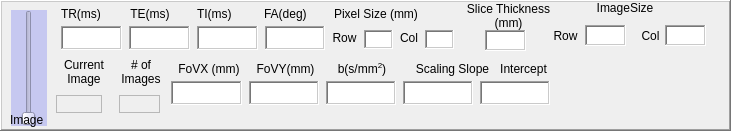
     <widget class="QFrame" name="frmImageParameters">
      <property name="geometry">
       <rect>
        <x>-5</x>
        <y>725</y>
        <width>731</width>
        <height>131</height>
       </rect>
      </property>
      <property name="autoFillBackground">
       <bool>true</bool>
      </property>
      <property name="frameShape">
       <enum>QFrame::WinPanel</enum>
      </property>
      <property name="frameShadow">
       <enum>QFrame::Raised</enum>
      </property>
      <widget class="QSlider" name="vsImage">
       <property name="geometry">
        <rect>
         <x>11</x>
         <y>10</y>
         <width>36</width>
         <height>116</height>
        </rect>
       </property>
       <property name="palette">
        <palette>
         <active>
          <colorrole role="WindowText">
           <brush brushstyle="SolidPattern">
            <color alpha="255">
             <red>0</red>
             <green>0</green>
             <blue>0</blue>
            </color>
           </brush>
          </colorrole>
          <colorrole role="Button">
           <brush brushstyle="SolidPattern">
            <color alpha="255">
             <red>198</red>
             <green>200</green>
             <blue>240</blue>
            </color>
           </brush>
          </colorrole>
          <colorrole role="Light">
           <brush brushstyle="SolidPattern">
            <color alpha="255">
             <red>255</red>
             <green>255</green>
             <blue>255</blue>
            </color>
           </brush>
          </colorrole>
          <colorrole role="Midlight">
           <brush brushstyle="SolidPattern">
            <color alpha="255">
             <red>226</red>
             <green>227</green>
             <blue>247</blue>
            </color>
           </brush>
          </colorrole>
          <colorrole role="Dark">
           <brush brushstyle="SolidPattern">
            <color alpha="255">
             <red>99</red>
             <green>100</green>
             <blue>120</blue>
            </color>
           </brush>
          </colorrole>
          <colorrole role="Mid">
           <brush brushstyle="SolidPattern">
            <color alpha="255">
             <red>132</red>
             <green>133</green>
             <blue>160</blue>
            </color>
           </brush>
          </colorrole>
          <colorrole role="Text">
           <brush brushstyle="SolidPattern">
            <color alpha="255">
             <red>0</red>
             <green>0</green>
             <blue>0</blue>
            </color>
           </brush>
          </colorrole>
          <colorrole role="BrightText">
           <brush brushstyle="SolidPattern">
            <color alpha="255">
             <red>255</red>
             <green>255</green>
             <blue>255</blue>
            </color>
           </brush>
          </colorrole>
          <colorrole role="ButtonText">
           <brush brushstyle="SolidPattern">
            <color alpha="255">
             <red>0</red>
             <green>0</green>
             <blue>0</blue>
            </color>
           </brush>
          </colorrole>
          <colorrole role="Base">
           <brush brushstyle="SolidPattern">
            <color alpha="255">
             <red>255</red>
             <green>255</green>
             <blue>255</blue>
            </color>
           </brush>
          </colorrole>
          <colorrole role="Window">
           <brush brushstyle="SolidPattern">
            <color alpha="255">
             <red>198</red>
             <green>200</green>
             <blue>240</blue>
            </color>
           </brush>
          </colorrole>
          <colorrole role="Shadow">
           <brush brushstyle="SolidPattern">
            <color alpha="255">
             <red>0</red>
             <green>0</green>
             <blue>0</blue>
            </color>
           </brush>
          </colorrole>
          <colorrole role="AlternateBase">
           <brush brushstyle="SolidPattern">
            <color alpha="255">
             <red>226</red>
             <green>227</green>
             <blue>247</blue>
            </color>
           </brush>
          </colorrole>
          <colorrole role="ToolTipBase">
           <brush brushstyle="SolidPattern">
            <color alpha="255">
             <red>255</red>
             <green>255</green>
             <blue>220</blue>
            </color>
           </brush>
          </colorrole>
          <colorrole role="ToolTipText">
           <brush brushstyle="SolidPattern">
            <color alpha="255">
             <red>0</red>
             <green>0</green>
             <blue>0</blue>
            </color>
           </brush>
          </colorrole>
         </active>
         <inactive>
          <colorrole role="WindowText">
           <brush brushstyle="SolidPattern">
            <color alpha="255">
             <red>0</red>
             <green>0</green>
             <blue>0</blue>
            </color>
           </brush>
          </colorrole>
          <colorrole role="Button">
           <brush brushstyle="SolidPattern">
            <color alpha="255">
             <red>198</red>
             <green>200</green>
             <blue>240</blue>
            </color>
           </brush>
          </colorrole>
          <colorrole role="Light">
           <brush brushstyle="SolidPattern">
            <color alpha="255">
             <red>255</red>
             <green>255</green>
             <blue>255</blue>
            </color>
           </brush>
          </colorrole>
          <colorrole role="Midlight">
           <brush brushstyle="SolidPattern">
            <color alpha="255">
             <red>226</red>
             <green>227</green>
             <blue>247</blue>
            </color>
           </brush>
          </colorrole>
          <colorrole role="Dark">
           <brush brushstyle="SolidPattern">
            <color alpha="255">
             <red>99</red>
             <green>100</green>
             <blue>120</blue>
            </color>
           </brush>
          </colorrole>
          <colorrole role="Mid">
           <brush brushstyle="SolidPattern">
            <color alpha="255">
             <red>132</red>
             <green>133</green>
             <blue>160</blue>
            </color>
           </brush>
          </colorrole>
          <colorrole role="Text">
           <brush brushstyle="SolidPattern">
            <color alpha="255">
             <red>0</red>
             <green>0</green>
             <blue>0</blue>
            </color>
           </brush>
          </colorrole>
          <colorrole role="BrightText">
           <brush brushstyle="SolidPattern">
            <color alpha="255">
             <red>255</red>
             <green>255</green>
             <blue>255</blue>
            </color>
           </brush>
          </colorrole>
          <colorrole role="ButtonText">
           <brush brushstyle="SolidPattern">
            <color alpha="255">
             <red>0</red>
             <green>0</green>
             <blue>0</blue>
            </color>
           </brush>
          </colorrole>
          <colorrole role="Base">
           <brush brushstyle="SolidPattern">
            <color alpha="255">
             <red>255</red>
             <green>255</green>
             <blue>255</blue>
            </color>
           </brush>
          </colorrole>
          <colorrole role="Window">
           <brush brushstyle="SolidPattern">
            <color alpha="255">
             <red>198</red>
             <green>200</green>
             <blue>240</blue>
            </color>
           </brush>
          </colorrole>
          <colorrole role="Shadow">
           <brush brushstyle="SolidPattern">
            <color alpha="255">
             <red>0</red>
             <green>0</green>
             <blue>0</blue>
            </color>
           </brush>
          </colorrole>
          <colorrole role="AlternateBase">
           <brush brushstyle="SolidPattern">
            <color alpha="255">
             <red>226</red>
             <green>227</green>
             <blue>247</blue>
            </color>
           </brush>
          </colorrole>
          <colorrole role="ToolTipBase">
           <brush brushstyle="SolidPattern">
            <color alpha="255">
             <red>255</red>
             <green>255</green>
             <blue>220</blue>
            </color>
           </brush>
          </colorrole>
          <colorrole role="ToolTipText">
           <brush brushstyle="SolidPattern">
            <color alpha="255">
             <red>0</red>
             <green>0</green>
             <blue>0</blue>
            </color>
           </brush>
          </colorrole>
         </inactive>
         <disabled>
          <colorrole role="WindowText">
           <brush brushstyle="SolidPattern">
            <color alpha="255">
             <red>99</red>
             <green>100</green>
             <blue>120</blue>
            </color>
           </brush>
          </colorrole>
          <colorrole role="Button">
           <brush brushstyle="SolidPattern">
            <color alpha="255">
             <red>198</red>
             <green>200</green>
             <blue>240</blue>
            </color>
           </brush>
          </colorrole>
          <colorrole role="Light">
           <brush brushstyle="SolidPattern">
            <color alpha="255">
             <red>255</red>
             <green>255</green>
             <blue>255</blue>
            </color>
           </brush>
          </colorrole>
          <colorrole role="Midlight">
           <brush brushstyle="SolidPattern">
            <color alpha="255">
             <red>226</red>
             <green>227</green>
             <blue>247</blue>
            </color>
           </brush>
          </colorrole>
          <colorrole role="Dark">
           <brush brushstyle="SolidPattern">
            <color alpha="255">
             <red>99</red>
             <green>100</green>
             <blue>120</blue>
            </color>
           </brush>
          </colorrole>
          <colorrole role="Mid">
           <brush brushstyle="SolidPattern">
            <color alpha="255">
             <red>132</red>
             <green>133</green>
             <blue>160</blue>
            </color>
           </brush>
          </colorrole>
          <colorrole role="Text">
           <brush brushstyle="SolidPattern">
            <color alpha="255">
             <red>99</red>
             <green>100</green>
             <blue>120</blue>
            </color>
           </brush>
          </colorrole>
          <colorrole role="BrightText">
           <brush brushstyle="SolidPattern">
            <color alpha="255">
             <red>255</red>
             <green>255</green>
             <blue>255</blue>
            </color>
           </brush>
          </colorrole>
          <colorrole role="ButtonText">
           <brush brushstyle="SolidPattern">
            <color alpha="255">
             <red>99</red>
             <green>100</green>
             <blue>120</blue>
            </color>
           </brush>
          </colorrole>
          <colorrole role="Base">
           <brush brushstyle="SolidPattern">
            <color alpha="255">
             <red>198</red>
             <green>200</green>
             <blue>240</blue>
            </color>
           </brush>
          </colorrole>
          <colorrole role="Window">
           <brush brushstyle="SolidPattern">
            <color alpha="255">
             <red>198</red>
             <green>200</green>
             <blue>240</blue>
            </color>
           </brush>
          </colorrole>
          <colorrole role="Shadow">
           <brush brushstyle="SolidPattern">
            <color alpha="255">
             <red>0</red>
             <green>0</green>
             <blue>0</blue>
            </color>
           </brush>
          </colorrole>
          <colorrole role="AlternateBase">
           <brush brushstyle="SolidPattern">
            <color alpha="255">
             <red>198</red>
             <green>200</green>
             <blue>240</blue>
            </color>
           </brush>
          </colorrole>
          <colorrole role="ToolTipBase">
           <brush brushstyle="SolidPattern">
            <color alpha="255">
             <red>255</red>
             <green>255</green>
             <blue>220</blue>
            </color>
           </brush>
          </colorrole>
          <colorrole role="ToolTipText">
           <brush brushstyle="SolidPattern">
            <color alpha="255">
             <red>0</red>
             <green>0</green>
             <blue>0</blue>
            </color>
           </brush>
          </colorrole>
         </disabled>
        </palette>
       </property>
       <property name="autoFillBackground">
        <bool>true</bool>
       </property>
       <property name="minimum">
        <number>1</number>
       </property>
       <property name="pageStep">
        <number>1</number>
       </property>
       <property name="orientation">
        <enum>Qt::Vertical</enum>
       </property>
       <property name="invertedAppearance">
        <bool>false</bool>
       </property>
       <property name="tickPosition">
        <enum>QSlider::NoTicks</enum>
       </property>
      </widget>
      <widget class="QTextEdit" name="lblSliceThickness">
       <property name="geometry">
        <rect>
         <x>485</x>
         <y>30</y>
         <width>41</width>
         <height>21</height>
        </rect>
       </property>
       <property name="frameShape">
        <enum>QFrame::WinPanel</enum>
       </property>
       <property name="verticalScrollBarPolicy">
        <enum>Qt::ScrollBarAlwaysOff</enum>
       </property>
      </widget>
      <widget class="QTextEdit" name="lblColumns">
       <property name="geometry">
        <rect>
         <x>665</x>
         <y>25</y>
         <width>41</width>
         <height>21</height>
        </rect>
       </property>
       <property name="frameShape">
        <enum>QFrame::WinPanel</enum>
       </property>
       <property name="verticalScrollBarPolicy">
        <enum>Qt::ScrollBarAlwaysOff</enum>
       </property>
      </widget>
      <widget class="QLabel" name="label_13">
       <property name="geometry">
        <rect>
         <x>465</x>
         <y>0</y>
         <width>87</width>
         <height>32</height>
        </rect>
       </property>
       <property name="text">
        <string>Slice Thickness (mm)</string>
       </property>
       <property name="alignment">
        <set>Qt::AlignCenter</set>
       </property>
       <property name="wordWrap">
        <bool>true</bool>
       </property>
      </widget>
      <widget class="QTextEdit" name="lblRows">
       <property name="geometry">
        <rect>
         <x>585</x>
         <y>25</y>
         <width>41</width>
         <height>21</height>
        </rect>
       </property>
       <property name="frameShape">
        <enum>QFrame::WinPanel</enum>
       </property>
       <property name="verticalScrollBarPolicy">
        <enum>Qt::ScrollBarAlwaysOff</enum>
       </property>
      </widget>
      <widget class="QLabel" name="label_18">
       <property name="geometry">
        <rect>
         <x>595</x>
         <y>0</y>
         <width>60</width>
         <height>16</height>
        </rect>
       </property>
       <property name="text">
        <string>ImageSize</string>
       </property>
       <property name="alignment">
        <set>Qt::AlignCenter</set>
       </property>
       <property name="wordWrap">
        <bool>true</bool>
       </property>
      </widget>
      <widget class="QLabel" name="label_21">
       <property name="geometry">
        <rect>
         <x>635</x>
         <y>25</y>
         <width>31</width>
         <height>21</height>
        </rect>
       </property>
       <property name="text">
        <string>Col</string>
       </property>
       <property name="alignment">
        <set>Qt::AlignCenter</set>
       </property>
       <property name="wordWrap">
        <bool>true</bool>
       </property>
      </widget>
      <widget class="QLabel" name="label_24">
       <property name="geometry">
        <rect>
         <x>550</x>
         <y>25</y>
         <width>31</width>
         <height>21</height>
        </rect>
       </property>
       <property name="text">
        <string>Row</string>
       </property>
       <property name="alignment">
        <set>Qt::AlignCenter</set>
       </property>
       <property name="wordWrap">
        <bool>true</bool>
       </property>
      </widget>
      <widget class="QLabel" name="label_20">
       <property name="geometry">
        <rect>
         <x>10</x>
         <y>110</y>
         <width>43</width>
         <height>19</height>
        </rect>
       </property>
       <property name="layoutDirection">
        <enum>Qt::LeftToRight</enum>
       </property>
       <property name="text">
        <string>Image</string>
       </property>
      </widget>
      <widget class="QLabel" name="label_15">
       <property name="geometry">
        <rect>
         <x>61</x>
         <y>6</y>
         <width>43</width>
         <height>16</height>
        </rect>
       </property>
       <property name="text">
        <string>TR(ms)</string>
       </property>
      </widget>
      <widget class="QLabel" name="label_16">
       <property name="geometry">
        <rect>
         <x>129</x>
         <y>6</y>
         <width>42</width>
         <height>16</height>
        </rect>
       </property>
       <property name="text">
        <string>TE(ms)</string>
       </property>
       <property name="alignment">
        <set>Qt::AlignCenter</set>
       </property>
       <property name="wordWrap">
        <bool>true</bool>
       </property>
      </widget>
      <widget class="QLabel" name="label_12">
       <property name="geometry">
        <rect>
         <x>197</x>
         <y>6</y>
         <width>39</width>
         <height>16</height>
        </rect>
       </property>
       <property name="text">
        <string>TI(ms)</string>
       </property>
      </widget>
      <widget class="QLabel" name="label_19">
       <property name="geometry">
        <rect>
         <x>264</x>
         <y>6</y>
         <width>45</width>
         <height>16</height>
        </rect>
       </property>
       <property name="text">
        <string>FA(deg)</string>
       </property>
      </widget>
      <widget class="QTextEdit" name="lblTR">
       <property name="geometry">
        <rect>
         <x>61</x>
         <y>26</y>
         <width>61</width>
         <height>24</height>
        </rect>
       </property>
       <property name="frameShape">
        <enum>QFrame::WinPanel</enum>
       </property>
       <property name="verticalScrollBarPolicy">
        <enum>Qt::ScrollBarAlwaysOff</enum>
       </property>
      </widget>
      <widget class="QTextEdit" name="lblTE">
       <property name="geometry">
        <rect>
         <x>129</x>
         <y>26</y>
         <width>61</width>
         <height>24</height>
        </rect>
       </property>
       <property name="frameShape">
        <enum>QFrame::WinPanel</enum>
       </property>
       <property name="verticalScrollBarPolicy">
        <enum>Qt::ScrollBarAlwaysOff</enum>
       </property>
      </widget>
      <widget class="QTextEdit" name="lblTI">
       <property name="geometry">
        <rect>
         <x>197</x>
         <y>26</y>
         <width>61</width>
         <height>24</height>
        </rect>
       </property>
       <property name="frameShape">
        <enum>QFrame::WinPanel</enum>
       </property>
       <property name="verticalScrollBarPolicy">
        <enum>Qt::ScrollBarAlwaysOff</enum>
       </property>
      </widget>
      <widget class="QTextEdit" name="lblFA">
       <property name="geometry">
        <rect>
         <x>265</x>
         <y>26</y>
         <width>60</width>
         <height>24</height>
        </rect>
       </property>
       <property name="frameShape">
        <enum>QFrame::WinPanel</enum>
       </property>
       <property name="verticalScrollBarPolicy">
        <enum>Qt::ScrollBarAlwaysOff</enum>
       </property>
      </widget>
      <widget class="QLabel" name="label_23">
       <property name="geometry">
        <rect>
         <x>331</x>
         <y>6</y>
         <width>90</width>
         <height>16</height>
        </rect>
       </property>
       <property name="text">
        <string>Pixel Size (mm)</string>
       </property>
       <property name="alignment">
        <set>Qt::AlignCenter</set>
       </property>
      </widget>
      <widget class="QLabel" name="label_17">
       <property name="geometry">
        <rect>
         <x>332</x>
         <y>30</y>
         <width>25</width>
         <height>16</height>
        </rect>
       </property>
       <property name="text">
        <string>Row</string>
       </property>
       <property name="alignment">
        <set>Qt::AlignCenter</set>
       </property>
       <property name="wordWrap">
        <bool>true</bool>
       </property>
      </widget>
      <widget class="QTextEdit" name="lblPixelSpacingRow">
       <property name="geometry">
        <rect>
         <x>364</x>
         <y>30</y>
         <width>29</width>
         <height>19</height>
        </rect>
       </property>
       <property name="frameShape">
        <enum>QFrame::WinPanel</enum>
       </property>
       <property name="verticalScrollBarPolicy">
        <enum>Qt::ScrollBarAlwaysOff</enum>
       </property>
      </widget>
      <widget class="QLabel" name="label_22">
       <property name="geometry">
        <rect>
         <x>400</x>
         <y>30</y>
         <width>18</width>
         <height>16</height>
        </rect>
       </property>
       <property name="text">
        <string>Col</string>
       </property>
       <property name="alignment">
        <set>Qt::AlignCenter</set>
       </property>
       <property name="wordWrap">
        <bool>true</bool>
       </property>
      </widget>
      <widget class="QTextEdit" name="lblPixelSpacingCol">
       <property name="geometry">
        <rect>
         <x>425</x>
         <y>30</y>
         <width>29</width>
         <height>19</height>
        </rect>
       </property>
       <property name="frameShape">
        <enum>QFrame::WinPanel</enum>
       </property>
       <property name="verticalScrollBarPolicy">
        <enum>Qt::ScrollBarAlwaysOff</enum>
       </property>
      </widget>
      <widget class="QLabel" name="label_33">
       <property name="geometry">
        <rect>
         <x>176</x>
         <y>61</y>
         <width>66</width>
         <height>16</height>
        </rect>
       </property>
       <property name="text">
        <string>FoVX (mm)</string>
       </property>
       <property name="alignment">
        <set>Qt::AlignCenter</set>
       </property>
       <property name="wordWrap">
        <bool>true</bool>
       </property>
      </widget>
      <widget class="QLabel" name="label_25">
       <property name="geometry">
        <rect>
         <x>335</x>
         <y>61</y>
         <width>54</width>
         <height>16</height>
        </rect>
       </property>
       <property name="text">
        <string>&lt;html&gt;&lt;head/&gt;&lt;body&gt;&lt;p&gt;b(s/mm&lt;span style=&quot; vertical-align:super;&quot;&gt;2&lt;/span&gt;)&lt;/p&gt;&lt;/body&gt;&lt;/html&gt;</string>
       </property>
       <property name="alignment">
        <set>Qt::AlignCenter</set>
       </property>
       <property name="wordWrap">
        <bool>true</bool>
       </property>
      </widget>
      <widget class="QLabel" name="label_32">
       <property name="geometry">
        <rect>
         <x>255</x>
         <y>61</y>
         <width>61</width>
         <height>16</height>
        </rect>
       </property>
       <property name="text">
        <string>FoVY(mm)</string>
       </property>
       <property name="alignment">
        <set>Qt::AlignCenter</set>
       </property>
       <property name="wordWrap">
        <bool>true</bool>
       </property>
      </widget>
      <widget class="QLabel" name="label_51">
       <property name="geometry">
        <rect>
         <x>414</x>
         <y>61</y>
         <width>77</width>
         <height>16</height>
        </rect>
       </property>
       <property name="text">
        <string>Scaling Slope</string>
       </property>
       <property name="alignment">
        <set>Qt::AlignCenter</set>
       </property>
       <property name="wordWrap">
        <bool>true</bool>
       </property>
      </widget>
      <widget class="QLabel" name="label_50">
       <property name="geometry">
        <rect>
         <x>498</x>
         <y>61</y>
         <width>51</width>
         <height>16</height>
        </rect>
       </property>
       <property name="text">
        <string>Intercept</string>
       </property>
       <property name="alignment">
        <set>Qt::AlignCenter</set>
       </property>
       <property name="wordWrap">
        <bool>true</bool>
       </property>
      </widget>
      <widget class="QTextEdit" name="lblFoVX">
       <property name="geometry">
        <rect>
         <x>171</x>
         <y>81</y>
         <width>71</width>
         <height>24</height>
        </rect>
       </property>
       <property name="frameShape">
        <enum>QFrame::WinPanel</enum>
       </property>
       <property name="verticalScrollBarPolicy">
        <enum>Qt::ScrollBarAlwaysOff</enum>
       </property>
      </widget>
      <widget class="QTextEdit" name="lblFoVY">
       <property name="geometry">
        <rect>
         <x>249</x>
         <y>81</y>
         <width>70</width>
         <height>24</height>
        </rect>
       </property>
       <property name="frameShape">
        <enum>QFrame::WinPanel</enum>
       </property>
       <property name="verticalScrollBarPolicy">
        <enum>Qt::ScrollBarAlwaysOff</enum>
       </property>
      </widget>
      <widget class="QTextEdit" name="lblbValue">
       <property name="geometry">
        <rect>
         <x>326</x>
         <y>81</y>
         <width>70</width>
         <height>24</height>
        </rect>
       </property>
       <property name="frameShape">
        <enum>QFrame::WinPanel</enum>
       </property>
       <property name="verticalScrollBarPolicy">
        <enum>Qt::ScrollBarAlwaysOff</enum>
       </property>
      </widget>
      <widget class="QTextEdit" name="lblScaleSlope">
       <property name="geometry">
        <rect>
         <x>403</x>
         <y>81</y>
         <width>70</width>
         <height>24</height>
        </rect>
       </property>
       <property name="font">
        <font>
         <family>Arial</family>
        </font>
       </property>
       <property name="frameShape">
        <enum>QFrame::WinPanel</enum>
       </property>
       <property name="verticalScrollBarPolicy">
        <enum>Qt::ScrollBarAlwaysOff</enum>
       </property>
      </widget>
      <widget class="QTextEdit" name="lblScaleIntercept">
       <property name="geometry">
        <rect>
         <x>480</x>
         <y>81</y>
         <width>70</width>
         <height>24</height>
        </rect>
       </property>
       <property name="font">
        <font>
         <family>Arial</family>
        </font>
       </property>
       <property name="frameShape">
        <enum>QFrame::WinPanel</enum>
       </property>
       <property name="verticalScrollBarPolicy">
        <enum>Qt::ScrollBarAlwaysOff</enum>
       </property>
      </widget>
      <widget class="QLabel" name="lblnImages">
       <property name="geometry">
        <rect>
         <x>119</x>
         <y>95</y>
         <width>41</width>
         <height>18</height>
        </rect>
       </property>
       <property name="frameShape">
        <enum>QFrame::StyledPanel</enum>
       </property>
       <property name="text">
        <string/>
       </property>
      </widget>
      <widget class="QLabel" name="label_10">
       <property name="geometry">
        <rect>
         <x>56</x>
         <y>56</y>
         <width>56</width>
         <height>32</height>
        </rect>
       </property>
       <property name="text">
        <string>Current Image</string>
       </property>
       <property name="alignment">
        <set>Qt::AlignCenter</set>
       </property>
       <property name="wordWrap">
        <bool>true</bool>
       </property>
      </widget>
      <widget class="QLabel" name="lblCurrentImage">
       <property name="geometry">
        <rect>
         <x>56</x>
         <y>95</y>
         <width>46</width>
         <height>18</height>
        </rect>
       </property>
       <property name="frameShape">
        <enum>QFrame::StyledPanel</enum>
       </property>
       <property name="text">
        <string/>
       </property>
      </widget>
      <widget class="QLabel" name="label_11">
       <property name="geometry">
        <rect>
         <x>119</x>
         <y>56</y>
         <width>44</width>
         <height>32</height>
        </rect>
       </property>
       <property name="text">
        <string># of Images</string>
       </property>
       <property name="alignment">
        <set>Qt::AlignCenter</set>
       </property>
       <property name="wordWrap">
        <bool>true</bool>
       </property>
      </widget>
      <zorder>label_15</zorder>
      <zorder>label_16</zorder>
      <zorder>label_12</zorder>
      <zorder>label_19</zorder>
      <zorder>lblTR</zorder>
      <zorder>lblTE</zorder>
      <zorder>lblTI</zorder>
      <zorder>lblFA</zorder>
      <zorder>label_23</zorder>
      <zorder>label_17</zorder>
      <zorder>lblPixelSpacingRow</zorder>
      <zorder>label_22</zorder>
      <zorder>lblPixelSpacingCol</zorder>
      <zorder>label_33</zorder>
      <zorder>label_25</zorder>
      <zorder>label_32</zorder>
      <zorder>label_51</zorder>
      <zorder>label_50</zorder>
      <zorder>lblFoVX</zorder>
      <zorder>lblFoVY</zorder>
      <zorder>lblbValue</zorder>
      <zorder>lblScaleSlope</zorder>
      <zorder>lblScaleIntercept</zorder>
      <zorder>lblnImages</zorder>
      <zorder>label_10</zorder>
      <zorder>lblCurrentImage</zorder>
      <zorder>label_11</zorder>
      <zorder>vsImage</zorder>
      <zorder>lblSliceThickness</zorder>
      <zorder>lblColumns</zorder>
      <zorder>label_13</zorder>
      <zorder>lblRows</zorder>
      <zorder>label_18</zorder>
      <zorder>label_21</zorder>
      <zorder>label_24</zorder>
      <zorder>label_20</zorder>
     </widget>
